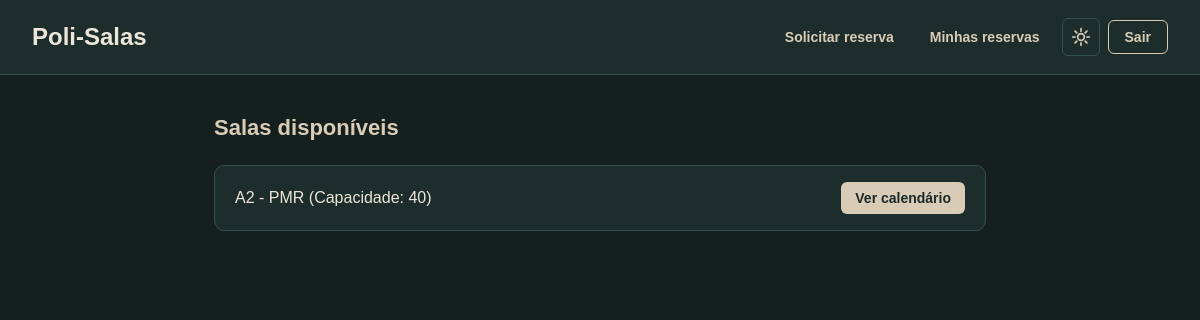
/alocacao-salas/ (signed in), run on the app's committed database.
### reservas/models.py (models this page shows, shortened)
class Sala(models.Model):
    nome = models.CharField(max_length=50, unique=True)  # Ex: A2, A3, A5
    departamento = models.CharField(max_length=100)       # Ex: Mecatrônica / Engenharia
    capacidade = models.IntegerField(default=40)

### reservas/views.py (the view)
# urls.py: path('alocacao-salas/', views.lista_salas, name='lista_salas'),
@login_required
def lista_salas(request):
    salas = Sala.objects.all()
    return render(request, 'reservas/lista_salas.html', {'salas': salas})

### reservas/models.py (called while the page is built)
    @property
    def is_funcionario(self):
        return self.funcao == 'FUNCIONARIO' or self.is_superuser

### templates/reservas/lista_salas.html (shortened to what this page needs)
{% load static %}
<!DOCTYPE html>
<html lang="pt-br">
<head>
    <link rel="stylesheet" href="{% static 'style-lista-salas.css' %}">
</head>
<body>
    <header>
        <h1>Poli-Salas</h1>
        <nav>
            <a href="{% url 'solicitar_reserva' %}">Solicitar reserva</a>
            <a href="{% url 'minhas_reservas' %}">Minhas reservas</a>
            <button type="button" id="botao-tema" class="botao-tema" aria-label="Alternar tema"></button>
            <form method="post" action="{% url 'logout' %}" style="display:inline;">
                <button type="submit">Sair</button>
            </form>
        </nav>
    </header>
    <main>
        <h2>Salas disponíveis</h2>
        <ul>
            {% for sala in salas %}
                <li>
                    {{ sala.nome }} - {{ sala.departamento }} (Capacidade: {{ sala.capacidade }})
                    <a href="{% url 'calendario_sala' sala.id %}">Ver calendário</a>
                </li>
            {% empty %}
                <li>Nenhuma sala cadastrada ainda.</li>
            {% endfor %}
        </ul>
    </main>
</body>
</html>

### static/style-lista-salas.css (style rules this page uses)
:root { color-scheme: dark; --cor-fundo: #141F1E; --cor-superficie: #1D2D2C; --cor-superficie-alta: #243736; --cor-primaria: #29403F; --cor-hover: #365553; --cor-borda: #34504E; --cor-destaque: #D9CCB7; --cor-texto: #ECE6DA; --cor-texto-suave: #A9A296; --cor-texto-sobre-destaque: #1A2A29; --cor-texto-sobre-hover: #ECE6DA; --sombra: none; }
* { box-sizing: border-box; font-family: Arial, Helvetica, sans-serif; }
html, body { margin: 0; min-height: 100%; }
body { min-height: 100vh; min-height: 100dvh; background-color: var(--cor-fundo); color: var(--cor-texto); transition: background-color 0.25s, color 0.25s; }
header { padding: 18px 32px; display: flex; align-items: center; justify-content: space-between; flex-wrap: wrap; gap: 16px; background-color: var(--cor-superficie); border-bottom: 1px solid var(--cor-borda); transition: background-color 0.25s, border-color 0.25s; }
header h1 { margin: 0; font-size: 24px; font-weight: 700; color: var(--cor-texto); }
nav { display: flex; align-items: center; flex-wrap: wrap; gap: 8px; }
nav a { padding: 8px 14px; border-radius: 6px; color: var(--cor-destaque); font-size: 14px; font-weight: 600; text-decoration: none; transition: background-color 0.2s, color 0.2s; }
nav form button { padding: 8px 16px; border: 1px solid var(--cor-destaque); border-radius: 6px; background-color: transparent; color: var(--cor-destaque); font-size: 14px; font-weight: 700; cursor: pointer; transition: background-color 0.2s, color 0.2s, transform 0.2s; }
.botao-tema { width: 38px; height: 38px; padding: 0; display: inline-flex; align-items: center; justify-content: center; border: 1px solid var(--cor-borda); border-radius: 6px; background-color: transparent; color: var(--cor-destaque); cursor: pointer; transition: background-color 0.2s, border-color 0.2s, color 0.2s, transform 0.2s; }
main { width: 100%; max-width: 820px; margin: 0 auto; padding: 40px 24px; }
main h2 { margin: 0 0 24px; font-size: 22px; font-weight: 700; color: var(--cor-destaque); }
main ul { margin: 0; padding: 0; list-style: none; display: flex; flex-direction: column; gap: 12px; }
main li { padding: 16px 20px; display: flex; align-items: center; justify-content: space-between; gap: 16px; background-color: var(--cor-superficie); border: 1px solid var(--cor-borda); border-radius: 10px; box-shadow: var(--sombra); font-size: 16px; color: var(--cor-texto); transition: background-color 0.2s, border-color 0.2s; }
main li a { flex-shrink: 0; padding: 8px 14px; border-radius: 6px; background-color: var(--cor-destaque); color: var(--cor-texto-sobre-destaque); font-size: 14px; font-weight: 700; text-decoration: none; transition: background-color 0.2s, color 0.2s; }

### data on the page
Sala: nome "A2", departamento "PMR", capacidade "40"
